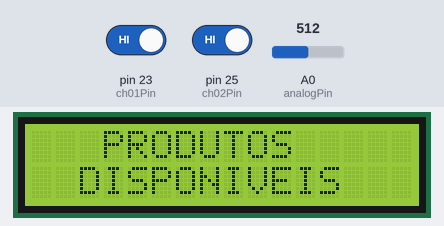
Bench run of a sketch on a simulated Arduino Mega 2560, built with avr-gcc and run on an emulated ATmega2560. On the bench: 16×2 character LCD. The inputs (shaded band) are chosen by the test bench; at power-on: A0 (analogPin) = 512, pin 25 (ch02Pin) HIGH, pin 23 (ch01Pin) HIGH.

Above: at 1.2 s.
1.3 s: A0 (analogPin) set to 610
At 3.7 s:
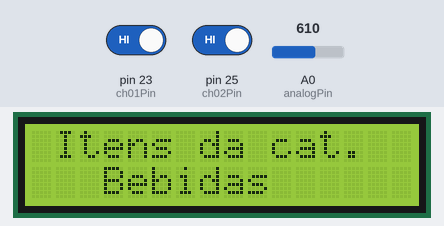
6.6 s: pin 25 (ch02Pin) driven LOW
At 10.3 s:
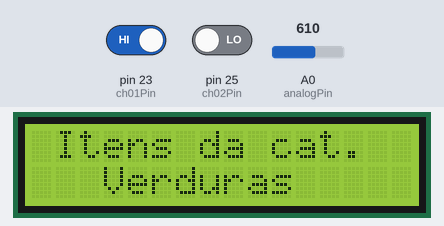
11.9 s: pin 23 (ch01Pin) driven LOW
At 17.8 s:
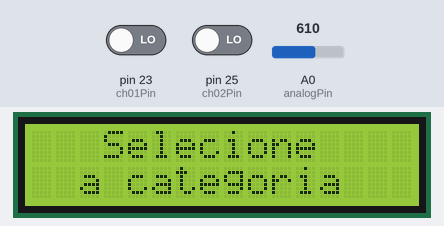
22.5 s: pin 25 (ch02Pin) driven HIGH
At 23.4 s:
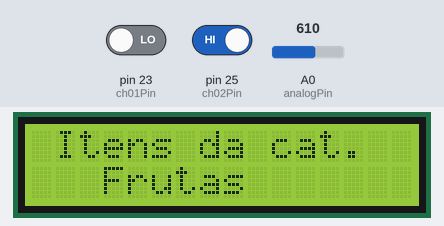
31.6 s: A0 (analogPin) set to 590
At 33.8 s:
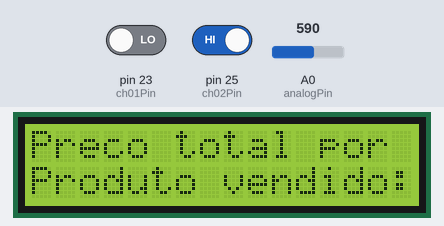
Timing chart, 0 to 35.3 s (numbered marks = the images above; inputs shaded):
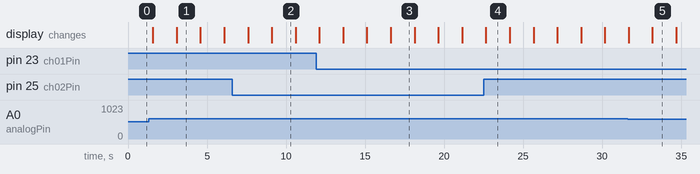

Measured:
- after the input at 1.3 s, the display: first differs from a run without the input after 1.8 s (image 1)
- after the input at 6.6 s, the display: first differs from a run without the input after 2.5 s (image 2)
- after the input at 11.9 s, the display: first differs from a run without the input after 4.7 s (image 3)
- after the input at 22.5 s, the display: changes after 0.14 s (image 4)
- after the input at 31.6 s, the display: first differs from a run without the input after 1.6 s (image 5)
- what the display in image 1 shows lasts 1.5 s, from 3.1 s to 4.6 s

The sketch:

P2.ino
```cpp
#include <LiquidCrystal.h> //biblio

//----------------------------------------------------------------------------------------

// LiquidCrystal lcd(12, 11, 5, 4, 3, 2); // arduino uno
LiquidCrystal lcd(8, 9, 4, 5, 6, 7); // arduino 2560

//----------------------------------------------------------------------------------------

// const int ch01Pin = 8, ch02Pin = 7; // Pinos das chaves arduino uno
const int ch01Pin = 23, ch02Pin = 25; // Pinos das chaves arduino 2560

const int analogPin = A0; // Pino Analogico

String categoria = "";
int tempo = 1500;  // tempo de delay
float total = 0.0; // total vendas

//----------------------------------------------------------------------------------------
// Arrays que irei utilizar
String array_Produtos[] = {"Banana",
                           "Queijo Colonial",
                           "Laranja", "Feijao",
                           "Vinagre", "Abacate",
                           "Salame", "Batata",
                           "Melao",
                           "Amendoim",
                           "Vinho Colonial",
                           "Cebola"};

String array_Categorias[] = {"Frutas",
                             "Friambreria",
                             "Frutas",
                             "Leguminosas",
                             "Temperos",
                             "Frutas",
                             "Friambreria",
                             "Verduras",
                             "Frutas",
                             "Leguminosas",
                             "Bebidas",
                             "Verduras"};

int array_Quantidades_Vendas[] = {32,
                                  4,
                                  12,
                                  11,
                                  4,
                                  8,
                                  7,
                                  15,
                                  2,
                                  5,
                                  9,
                                  16};

String array_Unidades[] = {"Duzia",
                           "Kg",
                           "Kg",
                           "Kg",
                           "Garrafa",
                           "Unid",
                           "Kg",
                           "Kg",
                           "Kg",
                           "Kg",
                           "Garrafa",
                           "Kg"};

float array_Preco_Unitario[] = {7.00,
                                27.40,
                                5.99,
                                13.60,
                                15.35,
                                6.34,
                                45.15,
                                3.99,
                                8.45,
                                8.20,
                                12.50,
                                4.35};

float array_Preco_Total[12];

//----------------------------------------------------------------------------------------

void setup()
{

  // Inicializacao de pinos e lcd
  lcd.begin(16, 2);
  pinMode(analogPin, INPUT);
  pinMode(ch01Pin, INPUT);
  pinMode(ch02Pin, INPUT);

  for (int i = 0; i < 12; i++)
  {
    array_Preco_Total[i] = array_Quantidades_Vendas[i] * array_Preco_Unitario[i];
    total += array_Preco_Total[i];
  }
}
//----------------------------------------------------------------------------------------

void loop()
{

  // Colocar no display
  displayProdutos();
}

//----------------------------------------------------------------------------------------

void displayProdutos()
{

  // Menu de produtos disponiveis
  lcd.clear();
  lcd.setCursor(3, 0);
  lcd.print("PRODUTOS");
  lcd.setCursor(2, 1);
  lcd.print("DISPONIVEIS");
  delay(tempo);

  // Criacao de um sensor para ver os botoes e reset da categoria
  int sensorValue = 0;
  categoria = "";

  // for para seguir os arrays e printar na tela os produtos
  for (int i = 0; i < 12; i++)
  {
    lcd.clear();
    lcd.setCursor(0, 0);
    lcd.print(array_Produtos[i]);
    lcd.setCursor(0, 1);
    lcd.print("R$: ");
    lcd.print(array_Preco_Unitario[i]);
    delay(tempo);

    // Leitura do botao para troca rapida de menu
    sensorValue = analogRead(analogPin);

    // logica dos Sensores para escolha do menu
    if (sensorValue >= 0)
    {
      // ler as chaves caso ja saiba as combinacoes
      bool ch01Status = digitalRead(ch01Pin);
      bool ch02Status = digitalRead(ch02Pin);
      // SELECT - que leva para escolha de categorias com as chaves
      if (sensorValue <= 800 && sensorValue >= 600)
      {

        // loop infinito ate as chaves estarem certas
        while (categoria == "")
        {
          // ler as chaves dentro desse while para atualizar
          ch01Status = digitalRead(ch01Pin);
          ch02Status = digitalRead(ch02Pin);
          // esperar - 0 0 , loops de prints no shield
          if (ch01Status == false && ch02Status == false)
          {
            lcd.clear();
            lcd.setCursor(3, 0);
            lcd.print("Selecione");
            lcd.setCursor(2, 1);
            lcd.print("a categoria");
            delay(tempo);

            lcd.clear();
            lcd.setCursor(1, 0);
            lcd.print("Ch01:0 Ch02:1");
            lcd.setCursor(4, 1);
            lcd.print("Frutas");
            delay(tempo);

            lcd.clear();
            lcd.setCursor(1, 0);
            lcd.print("Ch01:1 Ch02:0");
            lcd.setCursor(3, 1);
            lcd.print("Verduras");
            delay(tempo);

            lcd.clear();
            lcd.setCursor(1, 0);
            lcd.print("Ch01:1 Ch02:1");
            lcd.setCursor(3, 1);
            lcd.print("Bebidas");
            delay(tempo);

            // Setar a categoria escolhida
          }
          else if (ch01Status == true && ch02Status == false)
          {
            categoria = "Verduras";
            // Setar a categoria escolhida
          }
          else if (ch01Status == false && ch02Status == true)
          {
            categoria = "Frutas";
            // Setar a categoria escolhida
          }
          else if (ch01Status == true && ch02Status == true)
          {
            categoria = "Bebidas";
          }
          // verificacao de set da categoria
          if (categoria != "")
          {

            // Imprimir a categoria
            lcd.clear();
            lcd.setCursor(1, 0);
            lcd.print("Itens da cat.");
            lcd.setCursor(3, 1);
            lcd.print(categoria);
            delay(tempo);

            // for para entrar na categoria e imprimir produtos e preco
            for (int i = 0; i < 12; i++)
            {
              if (array_Categorias[i] == categoria)
              {
                lcd.clear();
                lcd.setCursor(0, 0);
                lcd.print(array_Produtos[i]);
                lcd.setCursor(0, 1);
                lcd.print("R$ ");
                lcd.print(array_Preco_Unitario[i]);

                delay(tempo);
              }
            }
          }
          // break para saida rapida e reinicio do menu produtos
        }
        break;
        // LEFT - Levar para Preco de estoque (quantidade x preco)
      }
      else if (sensorValue < 600 && sensorValue >= 400)
      {
        displayPrecoTotal();
        delay(tempo);
        break;

        // DOWN - Levar para menor preco das mercadorias
      }
      else if (sensorValue < 400 && sensorValue >= 200)
      {
        exibirMenorPreco();
        delay(tempo);
        break;

        // UP - Levar para maior preco das mercadorias
      }
      else if (sensorValue < 200 && sensorValue >= 80)
      {
        exibirMaiorPreco();
        delay(tempo);
        break;

        // RIGHT - Levar para vendas de todas mercadorias somadas
      }
      else if (sensorValue < 80)
      {
        lcd.clear();
        lcd.setCursor(0, 0);
        lcd.print("Total vendido:");
        lcd.setCursor(0, 1);
        lcd.print("R$: ");
        lcd.print(total);
        delay(tempo);
        break;
      }
    }
  }
}

void exibirMaiorPreco()
{

  // variveis suporte da instancia
  float maiorPreco = 0;
  int indiceMaiorPreco = -1;

  // for que vai comparar os precos e uma variavel para segurar o preco mais alto
  for (int i = 0; i < 12; i++)
  {
    if (array_Preco_Unitario[i] > maiorPreco)
    {
      maiorPreco = array_Preco_Unitario[i];
      indiceMaiorPreco = i;
    }
  }

  lcd.clear();
  lcd.setCursor(2, 0);
  lcd.print("Produto com");
  lcd.setCursor(2, 1);
  lcd.print("Maior Preco");
  delay(tempo);

  lcd.clear();
  lcd.setCursor(0, 0);
  lcd.print(array_Produtos[indiceMaiorPreco]);
  lcd.setCursor(0, 1);
  lcd.print("R$:");
  lcd.print(array_Preco_Unitario[indiceMaiorPreco]);
  delay(tempo);
}

void exibirMenorPreco()
{

  // variaveis suporte da instancia
  float menorPreco = array_Preco_Unitario[0];
  int indiceMenorPreco = 0;

  // for que vai comparar os precos e uma variavel para segurar o preco mais baixo
  for (int i = 1; i < 12; i++)
  {
    if (array_Preco_Unitario[i] < menorPreco)
    {
      menorPreco = array_Preco_Unitario[i];
      indiceMenorPreco = i;
    }
  }

  // Imprimir na tela o produto e preco
  lcd.clear();
  lcd.setCursor(2, 0);
  lcd.print("Produto com");
  lcd.setCursor(2, 1);
  lcd.print("Menor Preco");
  delay(tempo);

  lcd.clear();
  lcd.setCursor(0, 0);
  lcd.print(array_Produtos[indiceMenorPreco]);
  lcd.setCursor(0, 1);
  lcd.print("R$:");
  lcd.print(array_Preco_Unitario[indiceMenorPreco]);
  delay(tempo);
}

void displayPrecoTotal()
{
  // reset do sensor e leitura
  int sensorValue = 0;
  sensorValue = analogRead(analogPin);

  // Imprimir no shield
  lcd.clear();
  lcd.setCursor(0, 0);
  lcd.print("Preco total por");
  lcd.setCursor(0, 1);
  lcd.print("Produto vendido:");
  delay(tempo);

  for (int i = 0; i < 12; i++)
  {
    lcd.clear();
    lcd.setCursor(0, 0);
    lcd.print(array_Produtos[i]);
    lcd.setCursor(0, 1);
    lcd.print("R$:");
    lcd.print(array_Preco_Total[i]);
    delay(tempo);
  }
}
```
